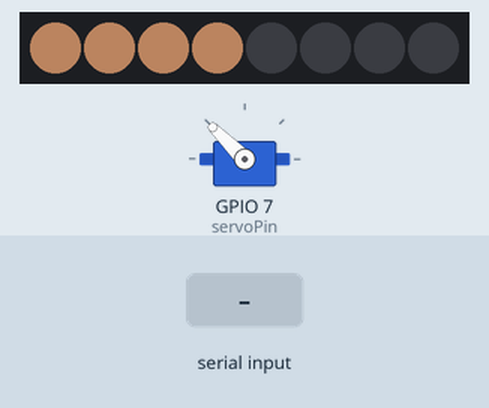
The sketch below on a simulated ESP32. Shown: servo, 8 RGB LEDs in strip order, left to right. The test bench sets the inputs (shaded band). Dim RGB values are drawn brighter than linear; what the sketch prints to the serial monitor is not drawn.

Above: at 2.2 s.
2.3 s: "90,45\n" received over Serial
At 4.0 s:
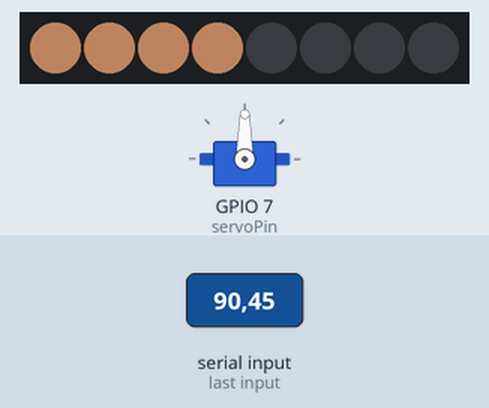
4.8 s: "30,150\n" received over Serial
At 6.9 s:
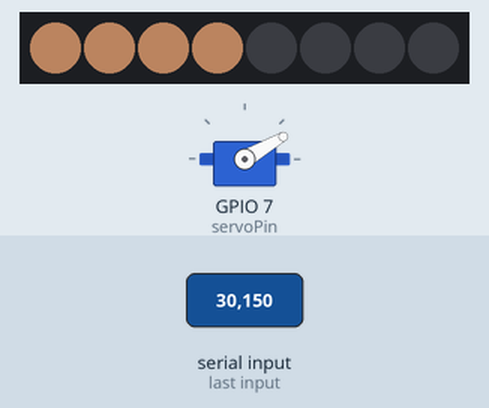
7.2 s: "0\n" received over Serial
At 8.9 s:
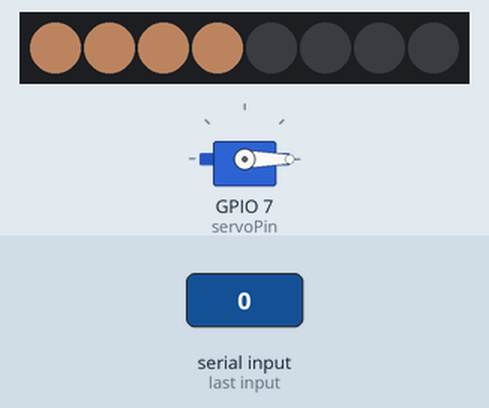
9.7 s: "200\n" received over Serial
At 11.1 s:
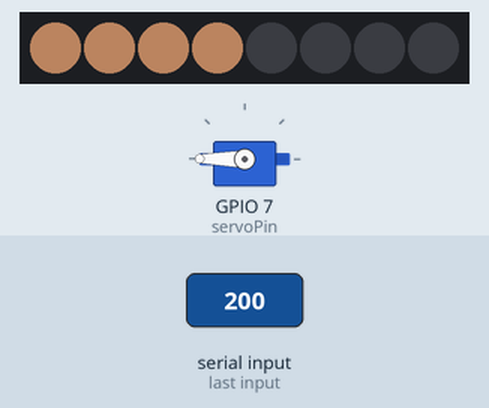
12.1 s: "5\n" received over Serial
At 12.43 s:
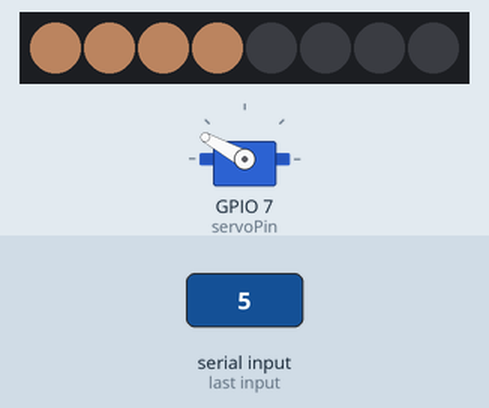
Timing chart, 0 to 15.0 s (numbered marks = the images above; inputs shaded):
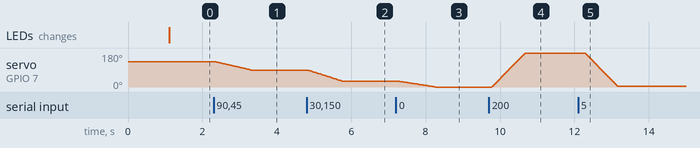

Measured:
- after the input at 2.3 s, servo on GPIO 7 (servoPin): moves from 135° to 90° over 0.97 s, starting at once
- after the input at 4.8 s, servo on GPIO 7 (servoPin): moves from 90° to 30° over 0.94 s, starting at once
- after the input at 7.2 s, servo on GPIO 7 (servoPin): moves from 30° to 0° over 0.96 s, starting after 0.11 s
- after the input at 9.7 s, servo on GPIO 7 (servoPin): moves from 0° to 180° over 0.90 s, starting after 0.08 s
- after the input at 12.1 s, servo on GPIO 7 (servoPin): moves from 180° to 5° over 0.87 s, starting after 0.18 s

The sketch:

carolstore-servo.ino
```cpp
#include <ESP32Servo.h>
#include <FastLED.h>
#define LED_PIN 5
#define NUM_LEDS 8
#define BRIGHTNESS 150

CRGB leds[NUM_LEDS];
Servo myServo;  // 创建舵机对象

// 舵机引脚定义
const int servoPin = 7;

const CRGB WARM_WHITE = CRGB(255, 180, 130);
const CRGB COOL_WHITE = CRGB(220, 255, 255);
// 舵机角度参数
const int MIN_ANGLE = 0;    // 最小角度
const int MAX_ANGLE = 270;  // 最大角度

// 运动参数
const int MOVE_DELAY = 1000;  // 移动时间1秒
const int STEP_DELAY = 20;    // 每步延迟(ms)

// 当前舵机角度
int currentAngle = 135;  // 初始中间位置

void setup() {
  // 初始化串口通信
  Serial.begin(115200);
  Serial.println("270度舵机控制程序已启动");
  Serial.println("请输入角度值(0-270)或命令:");
  Serial.println("  loop - 开始自动循环");
  Serial.println("  stop - 停止自动循环");

  // 初始化舵机
  myServo.attach(servoPin);

  // 初始位置设为中间角度
  myServo.write(currentAngle);

  // 初始化LED
  FastLED.addLeds<WS2812, LED_PIN, GRB>(leds, NUM_LEDS);
  FastLED.setBrightness(BRIGHTNESS);
  FastLED.clear();
  FastLED.show();

  delay(1000); // 等待舵机初始化

}

// 缓慢移动到指定角度
void slowMove(int targetAngle) {
  // 限制角度范围
  targetAngle = constrain(targetAngle, MIN_ANGLE, MAX_ANGLE);

  // 计算步数和步长
  int steps = abs(targetAngle - currentAngle);
  if (steps == 0) return; // 已在目标位置

  int stepSize = (targetAngle > currentAngle) ? 1 : -1;

  // 计算每步延迟时间
  int stepDelay = MOVE_DELAY / steps;
  if (stepDelay < 1) stepDelay = 1; // 确保最小延迟

  // 缓慢移动到目标角度
  for (int angle = currentAngle; angle != targetAngle; angle += stepSize) {
    myServo.write(angle);
    delay(stepDelay);
  }
  myServo.write(targetAngle); // 确保到达最终位置

  // 更新当前角度
  currentAngle = targetAngle;

  // 串口反馈
  Serial.print("已移动到: ");
  Serial.print(currentAngle);
  Serial.println("°");
}

// 自动循环模式
void autoLoop() {
  Serial.println("开始自动循环模式");

  while (true) {
    // 检查串口是否有新命令
    if (Serial.available() > 0) {
      String command = Serial.readStringUntil('\n');
      command.trim();

      if (command.equalsIgnoreCase("stop")) {
        Serial.println("停止自动循环");
        return;
      }
    }


  }
}

void loop() {
  // 检查串口输入
  if (Serial.available() > 0) {
    String input = Serial.readStringUntil('\n');
    input.trim();

    // 处理命令
    if (input.equalsIgnoreCase("loop")) {
      autoLoop();
      Serial.println("请输入角度值(0-270)或命令:");
    }
    else if (input.equalsIgnoreCase("stop")) {
      Serial.println("自动循环未运行");
    }
    // 尝试解析为角度值
    else {
      int angle = input.toInt();
      if (angle >= MIN_ANGLE && angle <= MAX_ANGLE) {
        slowMove(angle);
      } else {
        Serial.print("无效输入: ");
        Serial.println(input);
        Serial.println("请输入0-270之间的角度值");
      }
    }
  }

  // 添加短暂延迟减少CPU负载
  delay(100);


  for (int i = 0; i < 4; i++) {
      leds[i] = WARM_WHITE;
      leds[i].fadeLightBy(255 * (1 - 0.5));
  }
  FastLED.show();


}
```
